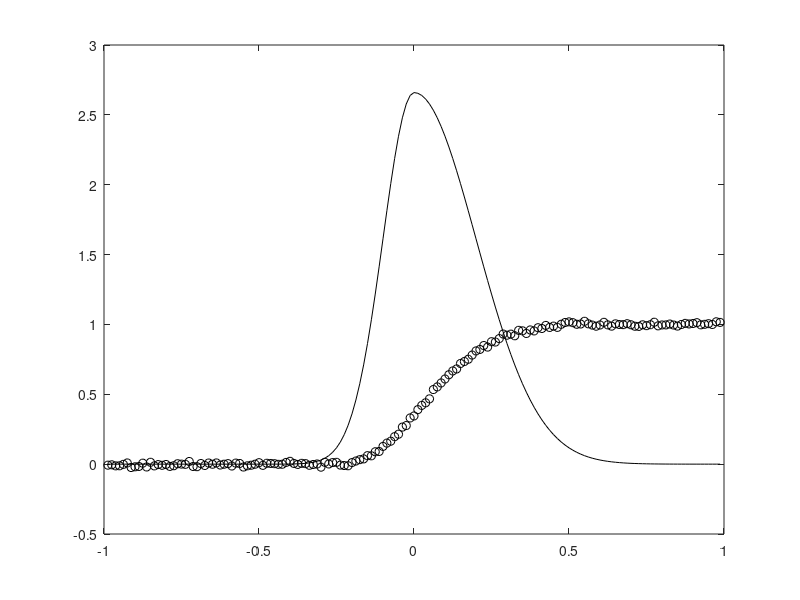

Reproduce this figure in MATLAB. (Note: this script raises an error after producing the figure.)
%  
%  1D kernel reconstruction.
%
%  TSVD regularization is implemented and the regularization parameter k 
%  is chosen using one of GCV, or DP.  
%
%  This m-file was used to generate figures in Chapter 2 of the book.
%
%  written by John Bardsley 2016.
%
% First generate the numerical integral matrix 
clear all, close all
n      = 80; %%%input(' No. of grid points = ');
h      = 1/n;
N      = 2*n-1;
A      = tril(ones(N,N))*h;
%
% Next, set up true solution x_true, which will be a non-symmetric kernel. 
% First, we create the left- and right-halves of the kernel, and then we 
% combine them and normalize the resulting kernel to obtain x_true.
t           = [-1+h:h:1-h]';
sig1        = .1; 
kernelleft  = exp(-(t(1:n)).^2/2/sig1^2);
sig2        = .2;
kernelright = exp(-(t(n+1:end)).^2/2/sig2^2);
kernel      = [kernelleft;kernelright];
kernel      = kernel/sum(kernel)/h; % normalize
x_true      = kernel;
% Now, we generate the data b = A*x_true + error.
Ax      = A*x_true;
err_lev = 2; % Percent error in data;
sigma   = err_lev/100 * norm(Ax) / sqrt(N);
eta     =  sigma * randn(N,1);
b       = Ax + eta;
figure(1), 
  plot(t,x_true,'k',t,b,'ko')
%
% Compute the TSVD solution, choosing k using one of UPRE, GCV, or DP.
[U,S,V] = svd(A);
dS      = diag(S); 
Utb     = U'*b;
param_choice = input(' Enter 1 for UPRE, 2 for GCV, or 3 for DP. ');
if param_choice == 1 % UPRE
    RegParam_fn  = @(k) norm(Utb(k+1:N))^2+2*sigma^2*k;
elseif param_choice == 2 % GCV
    RegParam_fn  = @(k) norm(Utb(k+1:N))^2/(N-k)^2;
elseif param_choice == 3 % DP
    RegParam_fn  = @(k) abs(norm(Utb(k+1:N))^2-N*sigma^2);
end
% Find k that minimizes RegParam_fn.
RegFunVals = zeros(N,1);
for i = 1:N, RegFunVals(i)=RegParam_fn(i); end
k = find(RegFunVals == min(RegFunVals));
%
% Now compute the regularized solution and plot it.
phi         = zeros(N,1); phi(1:k)=1; 
idx         = (dS>0);
dSfilt      = zeros(size(dS));
dSfilt(idx) = phi(idx)./dS(idx); 
xfilt       = V*(dSfilt.*(U'*b));
rel_error   = norm(xfilt-x_true)/norm(x_true)
figure(2)
  plot(t,x_true,'b-',t,xfilt,'k-')
